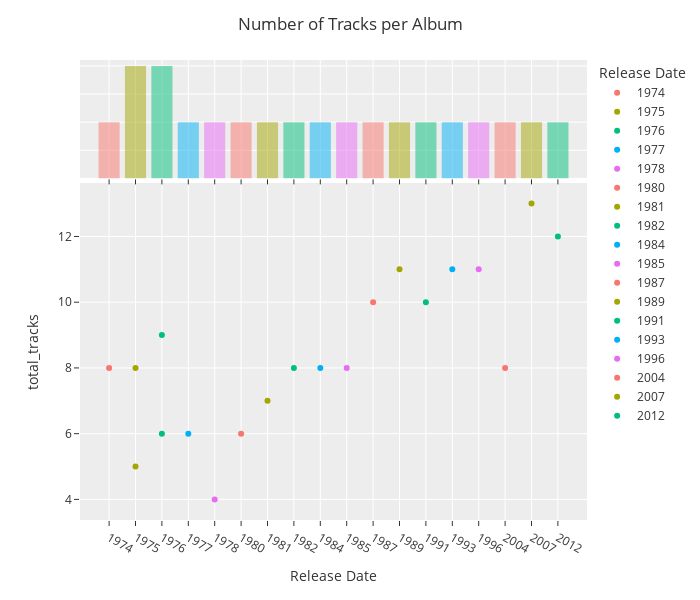

Here is the notebook cell this chart was saved with:
### Markdown cell above
## Graphs

The first graph shows the number of albums per year and the number of tracks per album.

### Code cell
#group by name and release date
df_tracks_and_year=df_albums.groupby(['name']).agg({'total_tracks':'first','Release Date':'first', 'popularity':'first'})
#sort by release date
df_tracks_and_year=df_tracks_and_year.sort_values(by=['Release Date'])
#reset index
df_tracks_and_year.reset_index(drop=True, inplace=True)
#number of albums per year
fig = px.scatter(df_tracks_and_year,
                 x='Release Date',
                 y='total_tracks',
                 color='Release Date',
                 color_continuous_scale='Viridis',
                 marginal_x="histogram",
                 labels={'x':'Release year', 'y':'Number of Tracks'},
                 template="ggplot2" )
fig.update_layout(title='Number of Tracks per Album',
                  width=700,
                  height=600)
fig.show()

### Figure 1 — Plotly figure (JSON) as saved in the notebook; plotly's stock layout.template omitted (floating-point values rounded to 4 significant figures)
{"data": [{"hovertemplate": "Release Date=%{x}<br>total_tracks=%{y}<extra></extra>", "legendgroup": "1974", "marker": {"color": "#F8766D", "symbol": "circle"}, "mode": "markers", "name": "1974", "orientation": "v", "showlegend": true, "x": ["1974"], "xaxis": "x", "y": [8], "yaxis": "y", "type": "scatter"}, {"alignmentgroup": "True", "bingroup": "x", "hovertemplate": "Release Date=%{x}<br>count=%{y}<extra></extra>", "legendgroup": "1974", "marker": {"color": "#F8766D"}, "name": "1974", "offsetgroup": "1974", "opacity": 0.5, "showlegend": false, "x": ["1974"], "xaxis": "x2", "yaxis": "y2", "type": "histogram"}, {"hovertemplate": "Release Date=%{x}<br>total_tracks=%{y}<extra></extra>", "legendgroup": "1975", "marker": {"color": "#A3A500", "symbol": "circle"}, "mode": "markers", "name": "1975", "orientation": "v", "showlegend": true, "x": ["1975", "1975"], "xaxis": "x", "y": [5, 8], "yaxis": "y", "type": "scatter"}, {"alignmentgroup": "True", "bingroup": "x", "hovertemplate": "Release Date=%{x}<br>count=%{y}<extra></extra>", "legendgroup": "1975", "marker": {"color": "#A3A500"}, "name": "1975", "offsetgroup": "1975", "opacity": 0.5, "showlegend": false, "x": ["1975", "1975"], "xaxis": "x2", "yaxis": "y2", "type": "histogram"}, {"hovertemplate": "Release Date=%{x}<br>total_tracks=%{y}<extra></extra>", "legendgroup": "1976", "marker": {"color": "#00BF7D", "symbol": "circle"}, "mode": "markers", "name": "1976", "orientation": "v", "showlegend": true, "x": ["1976", "1976"], "xaxis": "x", "y": [9, 6], "yaxis": "y", "type": "scatter"}, {"alignmentgroup": "True", "bingroup": "x", "hovertemplate": "Release Date=%{x}<br>count=%{y}<extra></extra>", "legendgroup": "1976", "marker": {"color": "#00BF7D"}, "name": "1976", "offsetgroup": "1976", "opacity": 0.5, "showlegend": false, "x": ["1976", "1976"], "xaxis": "x2", "yaxis": "y2", "type": "histogram"}, {"hovertemplate": "Release Date=%{x}<br>total_tracks=%{y}<extra></extra>", "legendgroup": "1977", "marker": {"color": "#00B0F6", "symbol": "circle"}, "mode": "markers", "name": "1977", "orientation": "v", "showlegend": true, "x": ["1977"], "xaxis": "x", "y": [6], "yaxis": "y", "type": "scatter"}, {"alignmentgroup": "True", "bingroup": "x", "hovertemplate": "Release Date=%{x}<br>count=%{y}<extra></extra>", "legendgroup": "1977", "marker": {"color": "#00B0F6"}, "name": "1977", "offsetgroup": "1977", "opacity": 0.5, "showlegend": false, "x": ["1977"], "xaxis": "x2", "yaxis": "y2", "type": "histogram"}, {"hovertemplate": "Release Date=%{x}<br>total_tracks=%{y}<extra></extra>", "legendgroup": "1978", "marker": {"color": "#E76BF3", "symbol": "circle"}, "mode": "markers", "name": "1978", "orientation": "v", "showlegend": true, "x": ["1978"], "xaxis": "x", "y": [4], "yaxis": "y", "type": "scatter"}, {"alignmentgroup": "True", "bingroup": "x", "hovertemplate": "Release Date=%{x}<br>count=%{y}<extra></extra>", "legendgroup": "1978", "marker": {"color": "#E76BF3"}, "name": "1978", "offsetgroup": "1978", "opacity": 0.5, "showlegend": false, "x": ["1978"], "xaxis": "x2", "yaxis": "y2", "type": "histogram"}, {"hovertemplate": "Release Date=%{x}<br>total_tracks=%{y}<extra></extra>", "legendgroup": "1980", "marker": {"color": "#F8766D", "symbol": "circle"}, "mode": "markers", "name": "1980", "orientation": "v", "showlegend": true, "x": ["1980"], "xaxis": "x", "y": [6], "yaxis": "y", "type": "scatter"}, {"alignmentgroup": "True", "bingroup": "x", "hovertemplate": "Release Date=%{x}<br>count=%{y}<extra></extra>", "legendgroup": "1980", "marker": {"color": "#F8766D"}, "name": "1980", "offsetgroup": "1980", "opacity": 0.5, "showlegend": false, "x": ["1980"], "xaxis": "x2", "yaxis": "y2", "type": "histogram"}, {"hovertemplate": "Release Date=%{x}<br>total_tracks=%{y}<extra></extra>", "legendgroup": "1981", "marker": {"color": "#A3A500", "symbol": "circle"}, "mode": "markers", "name": "1981", "orientation": "v", "showlegend": true, "x": ["1981"], "xaxis": "x", "y": [7], "yaxis": "y", "type": "scatter"}, {"alignmentgroup": "True", "bingroup": "x", "hovertemplate": "Release Date=%{x}<br>count=%{y}<extra></extra>", "legendgroup": "1981", "marker": {"color": "#A3A500"}, "name": "1981", "offsetgroup": "1981", "opacity": 0.5, "showlegend": false, "x": ["1981"], "xaxis": "x2", "yaxis": "y2", "type": "histogram"}, {"hovertemplate": "Release Date=%{x}<br>total_tracks=%{y}<extra></extra>", "legendgroup": "1982", "marker": {"color": "#00BF7D", "symbol": "circle"}, "mode": "markers", "name": "1982", "orientation": "v", "showlegend": true, "x": ["1982"], "xaxis": "x", "y": [8], "yaxis": "y", "type": "scatter"}, {"alignmentgroup": "True", "bingroup": "x", "hovertemplate": "Release Date=%{x}<br>count=%{y}<extra></extra>", "legendgroup": "1982", "marker": {"color": "#00BF7D"}, "name": "1982", "offsetgroup": "1982", "opacity": 0.5, "showlegend": false, "x": ["1982"], "xaxis": "x2", "yaxis": "y2", "type": "histogram"}, {"hovertemplate": "Release Date=%{x}<br>total_tracks=%{y}<extra></extra>", "legendgroup": "1984", "marker": {"color": "#00B0F6", "symbol": "circle"}, "mode": "markers", "name": "1984", "orientation": "v", "showlegend": true, "x": ["1984"], "xaxis": "x", "y": [8], "yaxis": "y", "type": "scatter"}, {"alignmentgroup": "True", "bingroup": "x", "hovertemplate": "Release Date=%{x}<br>count=%{y}<extra></extra>", "legendgroup": "1984", "marker": {"color": "#00B0F6"}, "name": "1984", "offsetgroup": "1984", "opacity": 0.5, "showlegend": false, "x": ["1984"], "xaxis": "x2", "yaxis": "y2", "type": "histogram"}, {"hovertemplate": "Release Date=%{x}<br>total_tracks=%{y}<extra></extra>", "legendgroup": "1985", "marker": {"color": "#E76BF3", "symbol": "circle"}, "mode": "markers", "name": "1985", "orientation": "v", "showlegend": true, "x": ["1985"], "xaxis": "x", "y": [8], "yaxis": "y", "type": "scatter"}, {"alignmentgroup": "True", "bingroup": "x", "hovertemplate": "Release Date=%{x}<br>count=%{y}<extra></extra>", "legendgroup": "1985", "marker": {"color": "#E76BF3"}, "name": "1985", "offsetgroup": "1985", "opacity": 0.5, "showlegend": false, "x": ["1985"], "xaxis": "x2", "yaxis": "y2", "type": "histogram"}, {"hovertemplate": "Release Date=%{x}<br>total_tracks=%{y}<extra></extra>", "legendgroup": "1987", "marker": {"color": "#F8766D", "symbol": "circle"}, "mode": "markers", "name": "1987", "orientation": "v", "showlegend": true, "x": ["1987"], "xaxis": "x", "y": [10], "yaxis": "y", "type": "scatter"}, {"alignmentgroup": "True", "bingroup": "x", "hovertemplate": "Release Date=%{x}<br>count=%{y}<extra></extra>", "legendgroup": "1987", "marker": {"color": "#F8766D"}, "name": "1987", "offsetgroup": "1987", "opacity": 0.5, "showlegend": false, "x": ["1987"], "xaxis": "x2", "yaxis": "y2", "type": "histogram"}, {"hovertemplate": "Release Date=%{x}<br>total_tracks=%{y}<extra></extra>", "legendgroup": "1989", "marker": {"color": "#A3A500", "symbol": "circle"}, "mode": "markers", "name": "1989", "orientation": "v", "showlegend": true, "x": ["1989"], "xaxis": "x", "y": [11], "yaxis": "y", "type": "scatter"}, {"alignmentgroup": "True", "bingroup": "x", "hovertemplate": "Release Date=%{x}<br>count=%{y}<extra></extra>", "legendgroup": "1989", "marker": {"color": "#A3A500"}, "name": "1989", "offsetgroup": "1989", "opacity": 0.5, "showlegend": false, "x": ["1989"], "xaxis": "x2", "yaxis": "y2", "type": "histogram"}, {"hovertemplate": "Release Date=%{x}<br>total_tracks=%{y}<extra></extra>", "legendgroup": "1991", "marker": {"color": "#00BF7D", "symbol": "circle"}, "mode": "markers", "name": "1991", "orientation": "v", "showlegend": true, "x": ["1991"], "xaxis": "x", "y": [10], "yaxis": "y", "type": "scatter"}, {"alignmentgroup": "True", "bingroup": "x", "hovertemplate": "Release Date=%{x}<br>count=%{y}<extra></extra>", "legendgroup": "1991", "marker": {"color": "#00BF7D"}, "name": "1991", "offsetgroup": "1991", "opacity": 0.5, "showlegend": false, "x": ["1991"], "xaxis": "x2", "yaxis": "y2", "type": "histogram"}, {"hovertemplate": "Release Date=%{x}<br>total_tracks=%{y}<extra></extra>", "legendgroup": "1993", "marker": {"color": "#00B0F6", "symbol": "circle"}, "mode": "markers", "name": "1993", "orientation": "v", "showlegend": true, "x": ["1993"], "xaxis": "x", "y": [11], "yaxis": "y", "type": "scatter"}, {"alignmentgroup": "True", "bingroup": "x", "hovertemplate": "Release Date=%{x}<br>count=%{y}<extra></extra>", "legendgroup": "1993", "marker": {"color": "#00B0F6"}, "name": "1993", "offsetgroup": "1993", "opacity": 0.5, "showlegend": false, "x": ["1993"], "xaxis": "x2", "yaxis": "y2", "type": "histogram"}, {"hovertemplate": "Release Date=%{x}<br>total_tracks=%{y}<extra></extra>", "legendgroup": "1996", "marker": {"color": "#E76BF3", "symbol": "circle"}, "mode": "markers", "name": "1996", "orientation": "v", "showlegend": true, "x": ["1996"], "xaxis": "x", "y": [11], "yaxis": "y", "type": "scatter"}, {"alignmentgroup": "True", "bingroup": "x", "hovertemplate": "Release Date=%{x}<br>count=%{y}<extra></extra>", "legendgroup": "1996", "marker": {"color": "#E76BF3"}, "name": "1996", "offsetgroup": "1996", "opacity": 0.5, "showlegend": false, "x": ["1996"], "xaxis": "x2", "yaxis": "y2", "type": "histogram"}, {"hovertemplate": "Release Date=%{x}<br>total_tracks=%{y}<extra></extra>", "legendgroup": "2004", "marker": {"color": "#F8766D", "symbol": "circle"}, "mode": "markers", "name": "2004", "orientation": "v", "showlegend": true, "x": ["2004"], "xaxis": "x", "y": [8], "yaxis": "y", "type": "scatter"}, {"alignmentgroup": "True", "bingroup": "x", "hovertemplate": "Release Date=%{x}<br>count=%{y}<extra></extra>", "legendgroup": "2004", "marker": {"color": "#F8766D"}, "name": "2004", "offsetgroup": "2004", "opacity": 0.5, "showlegend": false, "x": ["2004"], "xaxis": "x2", "yaxis": "y2", "type": "histogram"}, {"hovertemplate": "Release Date=%{x}<br>total_tracks=%{y}<extra></extra>", "legendgroup": "2007", "marker": {"color": "#A3A500", "symbol": "circle"}, "mode": "markers", "name": "2007", "orientation": "v", "showlegend": true, "x": ["2007"], "xaxis": "x", "y": [13], "yaxis": "y", "type": "scatter"}, {"alignmentgroup": "True", "bingroup": "x", "hovertemplate": "Release Date=%{x}<br>count=%{y}<extra></extra>", "legendgroup": "2007", "marker": {"color": "#A3A500"}, "name": "2007", "offsetgroup": "2007", "opacity": 0.5, "showlegend": false, "x": ["2007"], "xaxis": "x2", "yaxis": "y2", "type": "histogram"}, {"hovertemplate": "Release Date=%{x}<br>total_tracks=%{y}<extra></extra>", "legendgroup": "2012", "marker": {"color": "#00BF7D", "symbol": "circle"}, "mode": "markers", "name": "2012", "orientation": "v", "showlegend": true, "x": ["2012"], "xaxis": "x", "y": [12], "yaxis": "y", "type": "scatter"}, {"alignmentgroup": "True", "bingroup": "x", "hovertemplate": "Release Date=%{x}<br>count=%{y}<extra></extra>", "legendgroup": "2012", "marker": {"color": "#00BF7D"}, "name": "2012", "offsetgroup": "2012", "opacity": 0.5, "showlegend": false, "x": ["2012"], "xaxis": "x2", "yaxis": "y2", "type": "histogram"}], "layout": {"xaxis": {"anchor": "y", "domain": [0.0, 1.0], "categoryorder": "array", "categoryarray": ["1974", "1975", "1976", "1977", "1978", "1980", "1981", "1982", "1984", "1985", "1987", "1989", "1991", "1993", "1996", "2004", "2007", "2012"], "title": {"text": "Release Date"}}, "yaxis": {"anchor": "x", "domain": [0.0, 0.7326], "title": {"text": "total_tracks"}}, "xaxis2": {"anchor": "y2", "domain": [0.0, 1.0], "matches": "x", "showticklabels": false}, "yaxis2": {"anchor": "x2", "domain": [0.7426, 1.0], "matches": "y2", "showticklabels": false, "showline": false, "ticks": ""}, "legend": {"title": {"text": "Release Date"}, "tracegroupgap": 0}, "margin": {"t": 60}, "barmode": "overlay", "title": {"text": "Number of Tracks per Album"}, "width": 700, "height": 600}}
